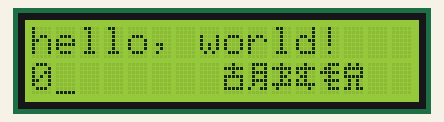
Bench run of a sketch on a simulated Arduino Uno, built with avr-gcc and run on an emulated ATmega328P. Parts: 16×2 character LCD.

Above: at 0.1 s.
At 5.1 s:
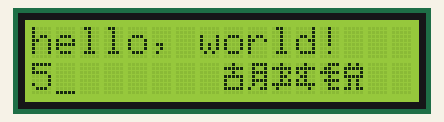
At 10.1 s:
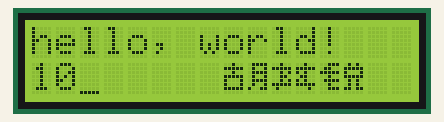
At 20.1 s:
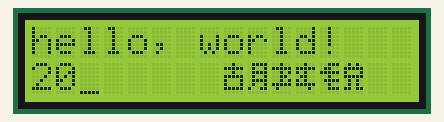
At 30.1 s:
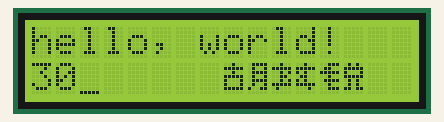
At 39.1 s:
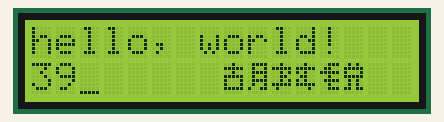

The sketch:

LCD.ino
```cpp
/*
  SparkFun Inventor's Kit
  Example sketch 15

  LIQUID CRYSTAL DISPLAY (LCD)

  A Liquid Crystal Display (LCD) is a sophisticated module
  that can be used to display text or numeric data. The display
  included in your SIK features two lines of 16 characters, and
  a backlight so it can be used at night.

  If you've been using the Serial Monitor to output data,
  you'll find that a LCD provides many of the same benefits
  without needing to drag a large computer around.

  This sketch will show you how to connect an LCD to your Arduino
  and display any data you wish.

  Hardware connections:

  The LCD has a 16-pin male header attached to it along the top
  edge. Pin 1 is the pin closest to the corner of the LCD.
  Pin 16 is the pin closest to the center of the LCD.

  Plug the LCD into your breadboard.

  As usual, you will want to connect the + and - power rails
  on the side of the breadboard to 5V and GND on your Arduino.

  Plug your 10K potentiometer into three unused rows on your
  breadboard. Connect one side of the potentiometer to 5V,
  and the other side to GND (it doesn't matter which). When you
  run this sketch, you'll use the potentiometer to adjust the
  contrast of the LCD so you can see the display.

  Now connect the LCD pins. Remember that pin 1 on the LCD
  is the one closest to the corner. Start there and work your
  way up.

  1 to GND
  2 to 5V
  3 to the center pin on the potentiometer
  4 to Arduino digital pin 12
  5 to GND
  6 to Arduino digital pin 11
  7 (no connection)
  8 (no connection)
  9 (no connection)
  10 (no connection)
  11 to Arduino digital pin 5
  12 to Arduino digital pin 4
  13 to Arduino digital pin 3
  14 to Arduino digital pin 2
  15 to 5V
  16 to GND

  Once everything is connected, load this sketch into the
  Arduino, and adjust the potentiometer until the display
  is clear.

  Library

  The LCD has a chip built into it that controls all the
  individual dots that make up the display, and obeys commands
  sent to it by the the Arduino. The chip knows the dot patterns
  that make up all the text characters, saving you a lot of work.

  To communicate with this chip, we'll use the LiquidCrystal
  library, which is one of the standard libraries that comes
  with the Arduino. This library does most of the hard work
  of interfacing to the LCD; all you need to pick a location
  on the display and send your data!

  Tips

  The LCD comes with a protective film over the display that
  you can peel off (but be careful of the display surface as
  it scratches easily).

  The LCD has a backlight that will light up when you turn on
  your Arduino. If the backlight doesn't turn on, check your
  connections.

  As we said above, the potentiometer adjusts the contrast of
  the display. If you can't see anything when you run the sketch,
  turn the potentiometer's knob until the text is clear.

  This sketch was written by SparkFun Electronics,
  with lots of help from the Arduino community.
  This code is completely free for any use.
  Visit http://learn.sparkfun.com/products/2 for SIK information.
  Visit http://www.arduino.cc to learn about the Arduino.

  Version 1.0 2/2013 MDG
*/

// Load the LiquidCrystal library, which will give us
// commands to interface to the LCD:

#include <LiquidCrystal.h>

// Initialize the library with the pins we're using.
// (Note that you can use different pins if needed.)
// See http://arduino.cc/en/Reference/LiquidCrystal
// for more information:

LiquidCrystal lcd(12, 11, 5, 4, 3, 2);
byte hu1[8] = {
  B00100,
  B11111,
  B00100,
  B11111,
  B10001,
  B10001,
  B11111,
};

byte hu2[8] = {
  B01111,
  B01001,
  B01111,
  B01001,
  B01111,
  B01001,
  B10011,
};

byte qi1[8] = {
  B00100,
  B11111,
  B00101,
  B00110,
  B00101,
  B11111,
  B01000,
};

byte qi2[8] = {
  B00100,
  B11111,
  B10100,
  B01100,
  B10100,
  B11111,
  B00010,
};

byte rui1[8] = {
  B00111,
  B01100,
  B11111,
  B00100,
  B01111,
  B00100,
  B00111,
};

byte rui2[8] = {
  B01010,
  B11111,
  B10001,
  B11111,
  B01010,
  B01010,
  B11011,
};
void setup()
{
  // The LiquidCrystal library can be used with many different
  // LCD sizes. We're using one that's 2 lines of 16 characters,
  // so we'll inform the library of that:

  lcd.begin(16, 2);

  // Data sent to the display will stay there until it's
  // overwritten or power is removed. This can be a problem
  // when you upload a new sketch to the Arduino but old data
  // remains on the display. Let's clear the LCD using the
  // clear() command from the LiquidCrystal library:

  lcd.clear();

  // Now we'll display a message on the LCD!

  // Just as with the Arduino IDE, there's a cursor that
  // determines where the data you type will appear. By default,
  // this cursor is invisible, though you can make it visible
  // with other library commands if you wish.

  // When the display powers up, the invisible cursor starts
  // on the top row and first column.

  lcd.print("hello, world!");

  // Adjusting the contrast (IMPORTANT!)

  // When you run the sketch for the first time, there's a
  // very good chance you won't see anything on the LCD display.
  // This is because the contrast likely won't be set correctly.
  // Don't worry, it's easy to set, and once you set it you won't
  // need to change it again.

  // Run the sketch, then turn the potentiometer until you can
  // clearly see the "hello, world!" text. If you still can't
  // see anything, check all of your connections, and ensure that
  // the sketch was successfully uploaded to the Arduino.

  lcd.cursor();
  lcd.setCursor(9, 1);
  //lcd.print("seconds");
  lcd.createChar(0, hu1);
  lcd.createChar(1, hu2);
  lcd.createChar(2, qi1);
  lcd.createChar(3, qi2);
    lcd.createChar(4, rui1);
  lcd.createChar(5, rui2);
  lcd.setCursor(8, 1);
  lcd.write(byte(0));
  lcd.write(byte(1));
  lcd.write(byte(2));
  lcd.write(byte(3));
  lcd.write(byte(4));
  lcd.write(byte(5));
}

void loop()
{
  // You can move the invisible cursor to any location on the
  // LCD before sending data. Counting starts from 0, so the top
  // line is line 0 and the bottom line is line 1. Columns range
  // from 0 on the left side, to 15 on the right.

  // In additon to the "hello, world!" printed above, let's
  // display a running count of the seconds since the Arduino
  // was last reset. Note that the data you send to the display
  // will stay there unless you erase it by overwriting it or
  // sending a lcd.clear() command.

  // Here we'll set the invisible cursor to the first column
  // (column 0) of the second line (line 1):

  lcd.setCursor(0, 1);

  // Now we'll print the number of seconds (millis() / 1000)
  // since the Arduino last reset:

  lcd.print(millis() / 1000);

  // TIP: Since the numeric data we're sending is always growing
  // in length, new values will always overwrite the previous ones.
  // However, if you want to display varying or decreasing numbers
  // like a countdown, you'll find that the display will leave
  // "orphan" characters when the new value is shorter than the
  // old one.

  // To prevent this, you'll need to erase the old number before
  // writing the new one. You can do this by overwriting the
  // last number with spaces. If you erase the old number and
  // immediately write the new one, the momentary erase won't
  // be noticeable. Here's a typical sequence of code:

  // lcd.setCursor(0,1);   // Set the cursor to the position
  // lcd.print("       "); // Erase the largest possible number
  // lcd.setCursor(0,1);   // Reset the cursor to the original position
  // lcd.print(millis()/1000); // Print our value

  // NEXT STEPS:

  // Now you know the basics of hooking up an LCD to the Arduino,
  // and sending text and numeric data to the display!

  // The LCD library has many commands for turning the
  // cursor on and off, scrolling the screen, etc. See:
  // http://arduino.cc/en/Reference/LiquidCrystal
  // for more information.

  // Arduino also comes with a number of built-in examples
  // showing off the features of the LiquidCrystal library.
  // These are locted in the file/examples/LiquidCrystal menu.

  // Have fun, and let us know what you create!
  // Your friends at SparkFun.
}
```

Measured:
- what the display in image 1 shows lasts 1.0 s, from 5.0 s to 6.0 s
